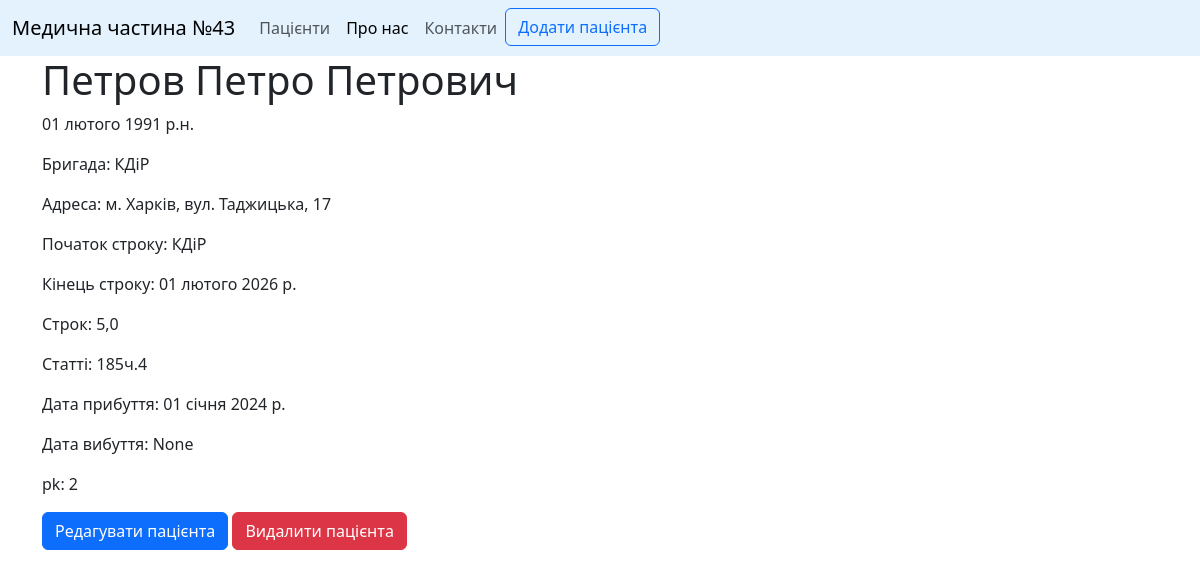
/patients/2, run on the app's committed database.
### patients/models.py (models this page shows, shortened)
class Patients(models.Model):
    last_name = models.CharField('Прізвище', max_length=30)
    first_name = models.CharField("Ім'я", max_length=30)
    middle_name = models.CharField('По батькові', max_length=30)
    birth_date = models.DateField('Дата народження')
    brigade = models.CharField('Бригада', max_length=5)
    address = models.CharField('Адреса проживання', max_length=30)
    begin_sentence = models.DateField('Початок строку')
    end_sentence = models.DateField('Кінець строку',  blank=True, null=True)
    term_sentence = models.FloatField('Строк')
    sections = models.CharField('Статті', max_length=30)
    date_arrival = models.DateField('Дата прибуття')
    date_departure = models.DateField('Дата вибуття',  blank=True, null=True)
    class Meta:
        verbose_name = 'Пацієнт'
        verbose_name_plural = 'Пацієнти'
        ordering = ['last_name']
        indexes = [
            models.Index(fields=['last_name', 'first_name', 'middle_name', 'birth_date'])
        ]

### patients/views.py (the view)
# urls.py: path('<int:pk>', views.PatientDetailView.as_view(), name='patient_details'),
class PatientDetailView(DetailView):
    model = Patients
    template_name = 'patients/patient_details.html'
    context_object_name = 'patient'

### patients/templates/patients/patient_details.html (shortened to what this page needs)
{% extends 'main/layout.html'%}
{% block btn %}
                    <li class="nav-item">
                        <a class="btn btn btn-outline-primary" href="{%url 'patient_create'%}" role="button">Додати пацієнта</a>
                    </li>
{%endblock%}
{%block content %}
    <div class="container text-start">
        <h1>{{ patient.last_name }} {{patient.first_name}} {{patient.middle_name}}</h1>
        <p>{{ patient.birth_date }}н.</p>
        <p>Бригада: {{ patient.brigade }}</p>
        <p>Адреса: {{ patient.address }}</p>
        <p>Початок строку: {{ patient.brigade}}</p>
        <p>Кінець строку: {{ patient.end_sentence}}</p>
        <p>Строк: {{ patient.term_sentence}}</p>
        <p>Статті: {{ patient.sections }}</p>
        <p>Дата прибуття: {{ patient.date_arrival}}</p>
        <p>Дата вибуття: {{ patient.date_departure}}</p>
        <p>pk: {{ patient.id}}</p>
        <a class="btn btn-primary" role="button" href="{%url 'patient_update' patient.id%}">Редагувати пацієнта</a>
        <a class="btn btn-danger" role="button" href="{%url 'patient_delete' patient.id%}">Видалити пацієнта</a>
    </div>
{% endblock %}

### data on the page
Patients: last_name "Петров", first_name "Петро", middle_name "Петрович", birth_date "01 лютого 1991 р.", brigade "КДіР", address "м. Харків, вул. Таджицька, 17", end_sentence "01 лютого 2026 р.", term_sentence "5,0", sections "185ч.4", date_arrival "01 січня 2024 р.", date_departure "None", id "2"
